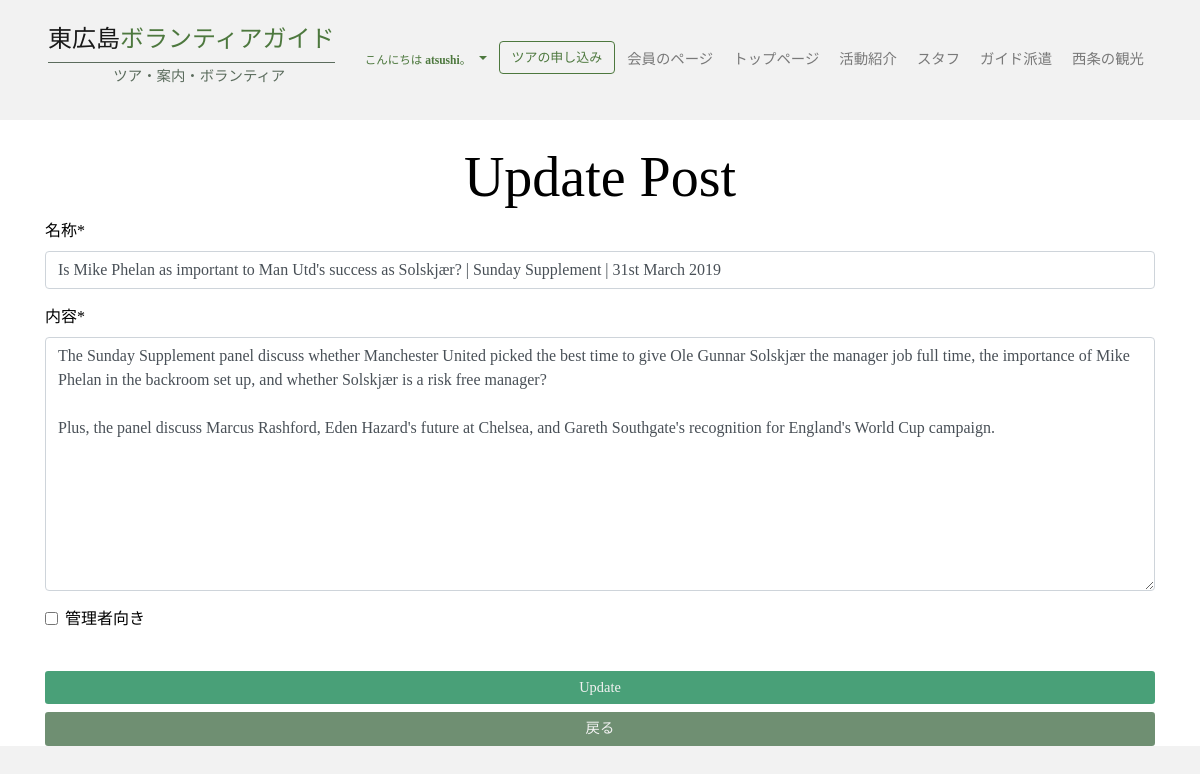
/blog/post/1/update/ (signed in), run on the app's committed database.
### blog/models.py (models this page shows, shortened)
class Post(models.Model):
    title = models.CharField(verbose_name='名称' ,max_length=100)
    content = models.TextField(verbose_name='内容')
    posted_at = models.DateTimeField(verbose_name='投稿時間', default=timezone.now)
    updated_at = models.DateTimeField(verbose_name='更新時間', default=timezone.now)
    author = models.ForeignKey(User, on_delete=models.SET_NULL, null=True, related_name='by', verbose_name='著者')
    pinned = models.BooleanField(default=False, verbose_name='重要')
    admin_post = models.BooleanField(default=False, verbose_name='管理者向き')
    class Meta:
        ordering = ['-posted_at']

### blog/views.py (the view, shortened to what this page needs)
# urls.py: path('post/<int:pk>/update/', PostUpdateView.as_view(), name='post-update'),
class PostUpdateView(LoginRequiredMixin, UserPassesTestMixin, UpdateView):
    model = Post
    template_name = 'blog/update.html'
    fields = ['title', 'content', 'admin_post']
    def test_func(self):
        post = self.get_object()
        return self.request.user == post.author

### blog/templates/blog/update.html (shortened to what this page needs)
{% extends "blog/post_form_layout.html" %}
{% block form_func %}
  Update Post
{% endblock %}
{% block back %}
  <a href="{% url 'post-detail' object.id %}" class="btn btn-sm btn-custom-2 btn-block">戻る</a>
{% endblock %}
{% block button_text %}
  Update
{% endblock %}

### blog/templates/blog/post_form_layout.html (shortened to what this page needs)
{% extends "hh2/layout.html" %}
{% load crispy_forms_tags %}
{% block main %}
  <div class="container">
    <form method="post">
      <fieldset class="form-group my-4">
        <legend class="display-4 text-center">{% block form_func %}{% endblock %}</legend>
        {{ form|crispy }}
      </fieldset>
      <fieldset class="form-group">
        <button type="submit" class="btn btn-sm btn-custom-3 btn-block">{% block button_text %}{% endblock %}</button>
        {% block back %}
        {% endblock %}
      </fieldset>
    </form>
  </div>
{% endblock %}

### blog/templates/hh2/layout.html (shortened to what this page needs)
<!DOCTYPE html>
<html lang="en">
  {% load static %}
  <head>
    <link rel="stylesheet" href="https://stackpath.bootstrapcdn.com/bootstrap/4.3.1/css/bootstrap.min.css">
    <link rel="stylesheet" href="https://use.fontawesome.com/releases/v5.7.2/css/all.css">
    <link rel="stylesheet" type="text/css" href="{% static 'hhts/css/hhts-general.css' %}">
    <link rel="stylesheet" type="text/css" href="{% static 'hhts/css/home.css' %}">
    <link rel="stylesheet" type="text/css" href="{% static 'hhts/css/about.css' %}">
    <link rel="stylesheet" type="text/css" href="{% static 'hhts/css/guide.css' %}">
    <link rel="stylesheet" type="text/css" href="{% static 'hhts/css/saijo.css' %}">
    <link rel="stylesheet" type="text/css" href="{% static 'blog/css/blog-list.css' %}">
    <link rel="stylesheet" type="text/css" href="{% static 'blog/css/blog-delete.css' %}">
    <link rel="stylesheet" type="text/css" href="{% static 'users/css/users-profile.css' %}">
    <link rel="stylesheet" type="text/css" href="{% static 'users/css/users-team.css' %}">
    <link rel="stylesheet" type="text/css" href="{% static 'users/css/users-forms.css' %}">
    <link rel="stylesheet" type="text/css" href="{% static 'email_blast/css/emails-all.css' %}">
    <link rel="stylesheet" type="text/css" href="{% static 'booking/css/booking-all.css' %}">
    <link rel="stylesheet" href="https://cdnjs.cloudflare.com/ajax/libs/jquery-datetimepicker/2.5.20/jquery.datetimepicker.min.css" />
  <body>
    {% load static %}
    <nav class="navbar navbar-expand-xl navbar-light" id="nav">
      <div class="logo">
        <a href="{% url 'home' %}" class="navbar-brand">
          東広島<span style="color: #4d783e;">ボランティアガイド</span>
        </a>
        <span class="subline">
          <p>ツア・案内・ボランティア</p>
        </span>
      </div>
      <div class="collapse navbar-collapse" id="hh-nav">
        <ul class="navbar-nav ml-auto">
        {% if user.is_authenticated %}
          <li class="nav-item dropdown active my-1 ml-1">
            <a class="nav-link dropdown-toggle" href="#" id="user-options" role="button" data-toggle="dropdown" aria-haspopup="true" aria-expanded="false">
              <span class="greet">
                <small>こんにちは <strong>{{ user.username }}</strong>。</small>
              </span>
            </a>
          </li>
        {% endif %}
          <li class="nav-item my-1 ml-1">
            <a href="/media/pdf/book_form.pdf" download class="btn btn-custom-1">ツアの申し込み</a>
          </li>
          <li class="nav-item my-1 ml-1">
            <a href="{% url 'blog-home' %}" class="nav-link">会員のページ</a>
          </li>
          <li class="nav-item my-1 ml-1">
            <a href="{% url 'home' %}" class="nav-link">トップページ</a>
          </li>
          <li class="nav-item my-1 ml-1">
            <a href="{% url 'about' %}" class="nav-link">活動紹介</a>
          </li>
          <li class="nav-item my-1 ml-1">
            <a href="{% url 'team' %}" class="nav-link">スタフ</a>
          </li>
          <li class="nav-item my-1 ml-1">
            <a href="{% url 'guide' %}" class="nav-link">ガイド派遣</a>
          </li>
          <li class="nav-item my-1 ml-1">
            <a href="{% url 'saijo' %}" class="nav-link">西条の観光</a>
          </li>
        </ul>
      </div>
    </nav>
    {% block main %}
    {% endblock %}
  </body>
</html>

### blog/static/hhts/css/hhts-general.css (style rules this page uses)
html { height: 100%; background-color: #f2f2f2; }
body { padding: 0; margin: 0; font-family: custom; color: black; }
.navbar { background-color: #f2f2f2; min-height: 100px; padding: 2vh 4vw; }
.navbar-brand { font-size: 1.5em; border-bottom: 1.5px solid #5b6c5d; }
.logo { display: flex; flex-direction: column; align-items: center; justify-content: center; }
.subline { color: #5b6c5d; font-size: 0.9em; padding-top: 3px; }
.navbar-collapse { font-size: 0.9em; }
.btn-custom-1:link, .btn-custom-1:visited { border: 0.15em solid #4d783e; color: #4d783e; font-size: 0.9em; }
.btn-custom-2:link, .btn-custom-2:visited { border: 0.15em solid #6f8f72; background-color: #6f8f72; color: #f2f2f2; font-size: 0.9em; }
button.btn-custom-3 { border: 0.15em solid #49a078; background-color: #49a078; color: #f2f2f2; font-size: 0.9em; }
#user-options { color: #4d783e; }

### data on the page
Post: title "Is Mike Phelan as important to Man Utd's success as Solskjær? | Sunday Supplement | 31st March 2019", content "The Sunday Supplement panel discuss whether Manchester United picked the best time to give Ole Gunnar Solskjær the manager job full time, the importance of Mike Phelan in the backroom set up, and whether Solskjær is a risk free manager? Plus, the panel discuss Marcus Rashford, Eden Hazard's future at Chelsea, and Gareth Southgate's recognition for England's World Cup campaign."

### other printed values
{{ user.username }} "atsushi"
